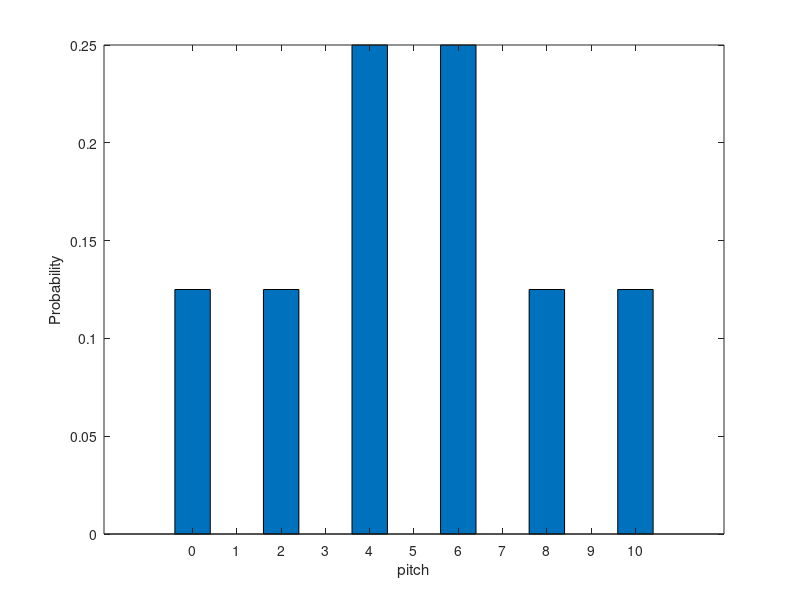
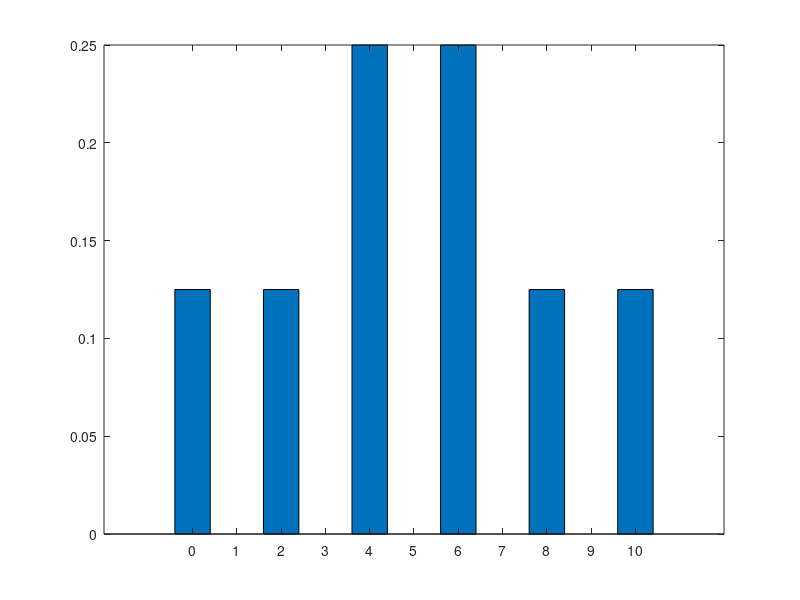
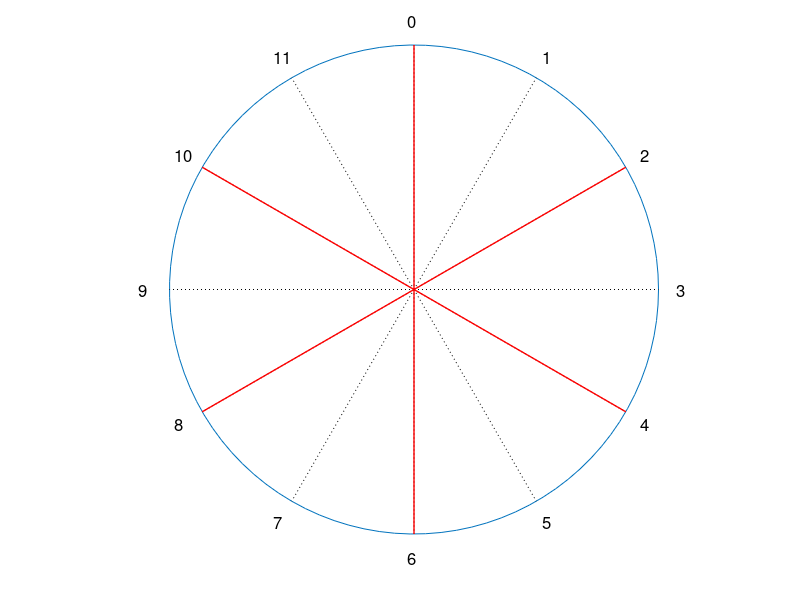
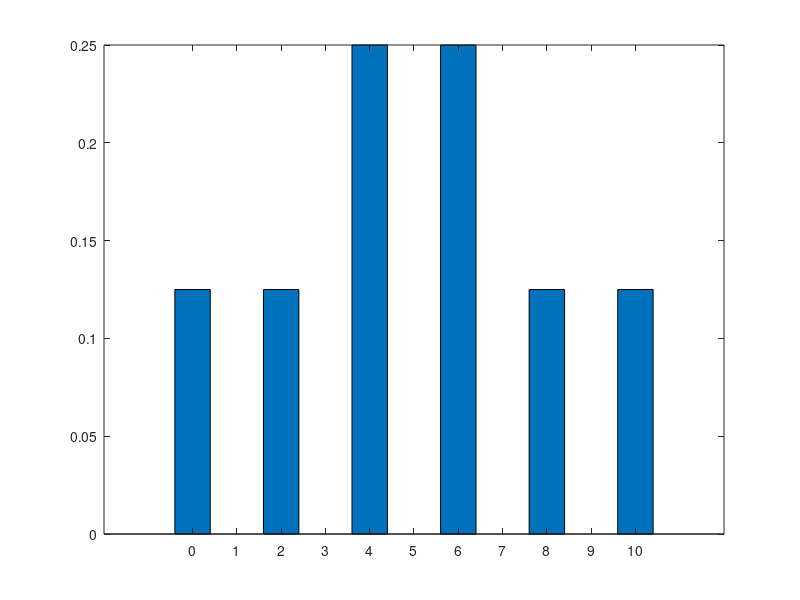

Write MATLAB code to recreate these figures, in order.
% Voltages_Notes.m
%---------------------------------------------------------------------------------------------
%
% Modelling CV Ptch Sequences
% from the Music Thing Modular
% 'Voltages' Turing Machine Expander
%
% 22 July 2023
%---------------------------------------------------------------------------------------------
clear all
% set the position of the sliders on the Voltages expander...
% here we are assuming their value corresponds directly to Pitch in semitones
% (i.e. to integer multiples of 0.08333 V)
%sliders=[n,0,0,0,0,0,0,0];    % Creates a sequence of the root note and n, e.g.:
%sliders=[7,0,0,0,0,0,0,0];    % Creates a sequence of the root note and the fifth
%sliders=[a,b,c,d,e,f,g,0];    % Creates a pitch sequence S1
%sliders=[a,b,c,d,e,f,g,k*12]; % Places a repeat of pitch sequence S1 k octaves higher, increasing span, e.g.:
%sliders=[7,0,0,0,0,0,0,12];   % Creates a sequence of the root note, fifth, octave and twelfth

%sliders=[10,0,7,5,0,2,0,0];   % Creates a diatonic (and symmetric) pitch sequence (DORIAN: I, II, bIII, IV, V, VI, bVII)
%sliders=[2, 7, 3,0,0,0,0,0,0]; % Creates a diatonic (and symmetric) pitch sequence (DORIAN: I, II, bIII, IV, V, VI, bVII)
%sliders=[10,36,7,5,0,2,0,0];  % This does nothing but increases the span by another octave - and was very close to my 'starting point' setting
%sliders=[0, 10,0,7,5,0,2,0];  % Delay/shift of the sliders doesn't change the distribution or sequence members
%sliders=[10,0,7,3,0,0,0,0];   % Creates a diatonic pitch sequence (PHYRIGIAN: I, bII, bIII, IV, V, bVI. bVII), but it is biased toward the bVII
%sliders=[12,10,0,7,3,0,0,0];  % This does nothing but increases the span by another octave
%sliders=[7,0,7,5,0,2,0,0];    % Creates a hexatonic sequence, (close to major scale); I, II, III, IV, V, VI
%sliders=[9,0,7,5,0,2,0,0];    % Creates an octatonic sequence (major scale with added bV): I, II, III, IV, bV, V, VI, VII
%sliders=[6,1,3,0,0,0,0,0,0];  % Creates an octatonic sequence: I, bII, bIII, III, bV, V, VI, bVII
%sliders=[12,0,10,7,0,2,0,0];  % This was my starting-point favourite; creates I, II, IV, V, VI and bVII
% Chromatic Sequences
%sliders=[1,2,2,5,10,0,0,0];   % Creates a chromatic pitch sequence
%sliders=[10,0,7,4,0,1,0,0];   % ... chromatic
%sliders=[10,0,7,3,0,1,0,0];   % ... chromatic

% Examples of Symmetric Scale Sequences...
%sliders=[0,0,6,0,0,0,0,0];   % Creates a Tritone sequence
%sliders=[0,0,4,0,8,0,0,0];   % Creates an augmented chord pitch sequence
%sliders=[0,0,6,0,3,0,0,0];   % Creates a diminished-seventh chord pitch sequence
%sliders=[10,0,6,4,0,0,0,0];  % Creates a WHOLE TONE pitch sequence
%sliders=[2,0,6,4,0,0,0,0];   % Creates a WHOLE TONE pitch sequence (but over a narrower pitch span than [10,0,6,4,0,0,0,0]
%sliders=[10,0,6,4,1,0,0,0];  % Creates a chromatic pitch sequence

% Examples of (incomplete) Arpeggiated Chords
%sliders=[12, 7, 3,0,0,0,0,0,0];  % Creates a min7 (I, bIII, V, bVII) (n.b. this is an inversion of the 4th of the relative major)
%sliders=[12, 7, 4,0,0,0,0,0,0];  % Creates a maj7 (I, III, V, VII)
%sliders=[10, 4, 0,0,0,0,0,0,0];  % Creates a '9th' feel (I, IX(/II), III, bVII)
%sliders=[10, 7, 0,0,0,0,0,0,0];  % Creates a 'sus7' feel (I, IV, V, bVII)

%sliders=[n,m,0,0,0,0,0,0,0]; % Creates a sequence of the root note, n, m, and n+m e.g.:

sliders=[2, 0, 4,0,4,0,0,0]; %

%-------------------------------------------------------------------------------
% First, do this by looking at the permutations of the slider vector...
% see algorithm in:
% https://uk.mathworks.com/matlabcentral/answers/1437029-how-can-i-get-the-sums-of-all-possible-combinations-of-the-values-of-a-vector
%
% find the significant elements of sliders:
sliders

% create permutations and summation results:
n = numel(sliders);
vIdx = 1:n;
results = cell(n,2);
for i = 1:n
    results{i,1} = num2cell(nchoosek(vIdx,i),2)';
    results{i,2} = sum(nchoosek(sliders,i),2)';
end
% Results
% b: 1xm row vector of summation results
% c: 1xm cell array of indicies of v for each summation
b = [0, results{:,2}];
c = horzcat(results{:,1});
highestsum=max(b);
x3=1:highestsum+1;
for k=0:highestsum
  idx3(k+1)=length(find(b==k));
end
figure(4)
bar(x3-1,idx3/length(b))
unique_sums=unique(b)
unique_tones=unique(mod(unique_sums,12))

%-------------------------------------------------------------------------------
% Second, do this by considering all possible Pulse vectors,
% by counting from 0 to 255
% and recording the summed voltages
% and their probabilities
note=zeros(1,256);
for pulses=0:255
  note(pulses+1)=0;
  for bit=1:8
    note(pulses+1)=note(pulses+1)+bitget(pulses+1,bit)*sliders(9-bit);
  end
end
highestnote=sum(sliders);
[nn,xx]=hist(note,highestnote);
octavesup=floor(highestnote/12);
allnotes=unique(note);
allpitches=unique(mod(unique(note),12));
pitches=mod(note,12);
highestpitch=max(pitches);

x=1:highestnote+1;
for k=0:highestnote
  idx(k+1)=length(find(note==k));
end
x2=1:highestpitch+1;
for k=0:highestpitch
  idx2(k+1)=length(find(pitches==k));
end

figure(1)
bar(x-1,idx/256)
xlabel('pitch')
ylabel('Probability')
figure(2)
bar(x2-1,idx2/256)

figure(3)

r=1;
t = linspace(0,2*pi,100)';
circsx = r.*cos(t);
circsy = r.*sin(t);
plot(circsx,circsy);
axis("square")
axis("noLabel")
axis("off")
hold on

for k=0:11
  phi=2*pi*((k))/12;
  csy = r.*cos(phi);
  csx = r.*sin(phi);
  line([0 csx],[0 csy],"linestyle",":","color","k");
  csy = 1.1*r.*cos(phi);
  csx = 1.1*r.*sin(phi);
  text(csx-.025,csy,num2str(k),"fontsize",12);
end

for k=1:length(allpitches)
  phi=2*pi*(allpitches(k))/12;
  csy = r.*cos(phi);
  csx = r.*sin(phi);
  line([0 csx],[0 csy],"linestyle","-","color","r","linewidth",1);

end



hold off
if (sliders(1)==0)
cpitches=[0];
else
cpitches=[0, sliders(1)];
end
for j=2:length(sliders)
  addpitches=cpitches+sliders(j);
  % find if addpitches are present in cpitches
  % if so, don't add them as duplicates to the list
  % but add to the count
  cpitches=horzcat(cpitches,addpitches);
end


